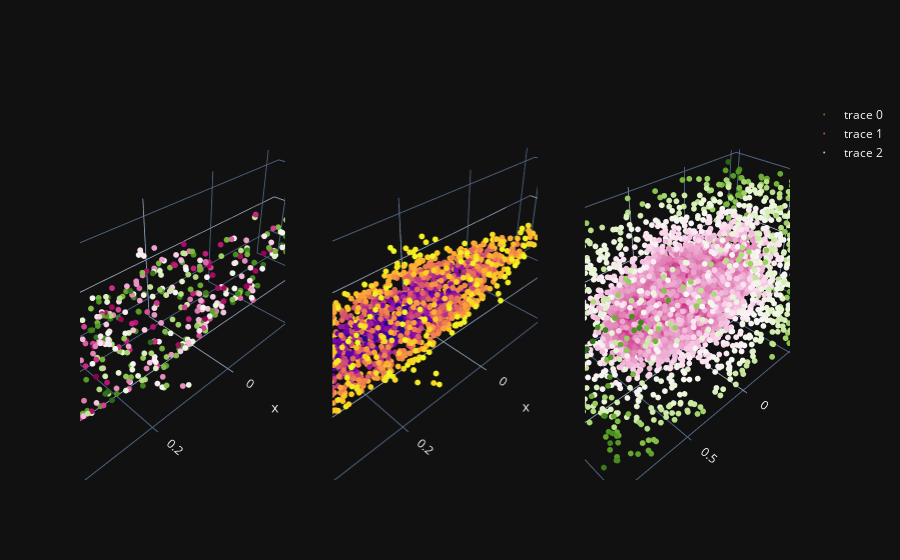

Notebook code cell kept with this figure:
### Markdown cell above
# Visualize SDFs

### Code cell
for shape_idx in [14]: #np.random.choice(len(file_paths), 1):
    verts,_,_,faces,_,_ = igl.read_obj(file_paths[shape_idx])
    sampled_points, sdfs = generate_sdf(verts, faces)

    traces = []
    # traces.append(tools.plot_3d_mesh(verts, faces))

    filt = np.abs(sdfs) < 1e-3
    traces.append(tools.plot_3d_point_cloud(sampled_points[filt], fields=sdfs[filt], n_subsample=2000))
    
    filt = sdfs < 0.
    traces.append(tools.plot_3d_point_cloud(sampled_points[filt], fields=sdfs[filt], n_subsample=2000))
    
    traces.append(tools.plot_3d_point_cloud(sampled_points, fields=sdfs, n_subsample=10000))

    tools.show_grid(*traces)

### Figure 1 — Plotly figure (JSON) as saved in the notebook; plotly's stock layout.template omitted (floating-point values rounded to 4 significant figures; data arrays with more than 128 entries replaced by an {"elided": "..."} marker saying what was removed)
{"data": [{"marker": {"color": {"elided": "819 float values"}, "size": 2}, "mode": "markers", "scene": "scene", "type": "scatter3d", "x": {"elided": "819 float values"}, "y": {"elided": "819 float values"}, "z": {"elided": "819 float values"}}, {"marker": {"color": {"elided": "2000 float values"}, "size": 2}, "mode": "markers", "scene": "scene2", "type": "scatter3d", "x": {"elided": "2000 float values"}, "y": {"elided": "2000 float values"}, "z": {"elided": "2000 float values"}}, {"marker": {"color": {"elided": "10000 float values"}, "size": 2}, "mode": "markers", "scene": "scene3", "type": "scatter3d", "x": {"elided": "10000 float values"}, "y": {"elided": "10000 float values"}, "z": {"elided": "10000 float values"}}], "layout": {"scene": {"aspectmode": "data", "domain": {"x": [0, 0.2889], "y": [0, 1]}}, "scene2": {"aspectmode": "data", "domain": {"x": [0.3556, 0.6444], "y": [0, 1]}}, "scene3": {"aspectmode": "data", "domain": {"x": [0.7111, 1], "y": [0, 1]}}}}
